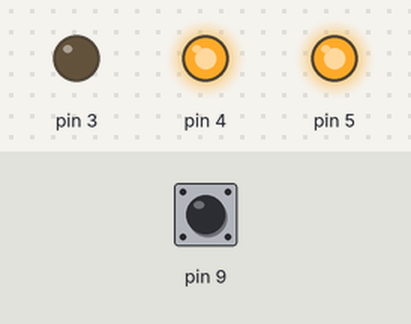
The sketch below on a simulated Arduino Uno, built with avr-gcc and run on an emulated ATmega328P. Shown: output pins drawn as LEDs (lit = HIGH). Dashed ring = blinking. The inputs (shaded band) are chosen by the test bench; at power-on: pin 9 HIGH.

Above: at 4.8 s.
4.9 s: pin 9 pulled LOW for 0.15 s
At 5.6 s:
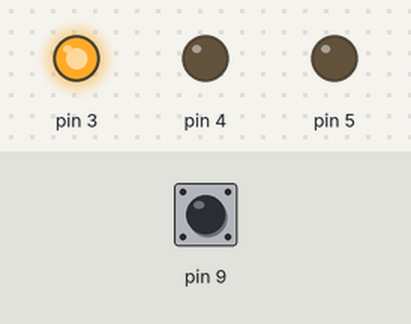
8.0 s: pin 9 pulled LOW for 3.2 s
At 10.8 s:
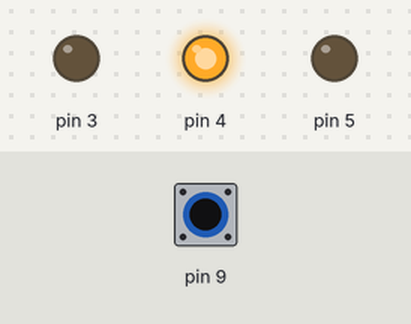
14.0 s: pin 9 pulled LOW for 1 s
At 17.1 s:
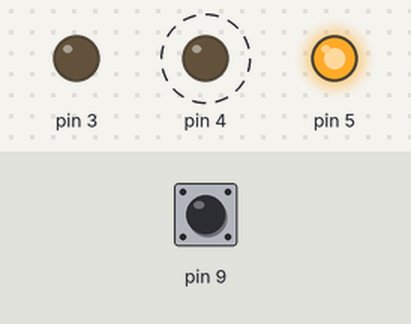
Timing chart, 0 to 18.8 s (numbered marks = the images above; inputs shaded):
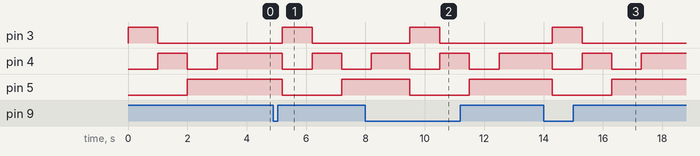

The sketch:

traffic.ino
```cpp
void setup() {
  pinMode(3, OUTPUT);
  pinMode(4, OUTPUT);
  pinMode(5, OUTPUT);
  pinMode(9, INPUT_PULLUP);

}

void loop() {

  digitalWrite(3, HIGH);
  digitalWrite(4, LOW);
  digitalWrite(5, LOW);
  delay(1000);

  digitalWrite(3, LOW);
  digitalWrite(4, HIGH);
  digitalWrite(5, LOW);
  delay(1000);

  digitalWrite(3, LOW);
  digitalWrite(4, LOW);
  digitalWrite(5, HIGH);
  delay(1000);

  digitalWrite(3, LOW);
  digitalWrite(4, HIGH);
  digitalWrite(5, HIGH);
  delay(1000);

  while (digitalRead(9) == HIGH) {}
  delay(300);


}
```

Measured:
- after the input at 4.9 s, pin 3: LOW → HIGH after 0.30 s, → LOW 1.0 s later; pin 4: HIGH → LOW after 0.30 s, → HIGH 1.0 s later, → LOW 1.0 s later; pin 5: HIGH → LOW after 0.30 s, → HIGH 2.0 s later
- after the input at 8.0 s, pin 3: LOW → HIGH after 1.5 s, → LOW 1.0 s later; pin 5: HIGH → LOW after 1.5 s, → HIGH 2.0 s later
- after the input at 14.0 s, pin 3: LOW → HIGH after 0.30 s, → LOW 1.0 s later; pin 4: alternates HIGH for 1.0 s and LOW for 1.0 s, 4 changes in all, then stays HIGH, starting after 0.30 s; pin 5: HIGH → LOW after 0.30 s, → HIGH 2.0 s later
